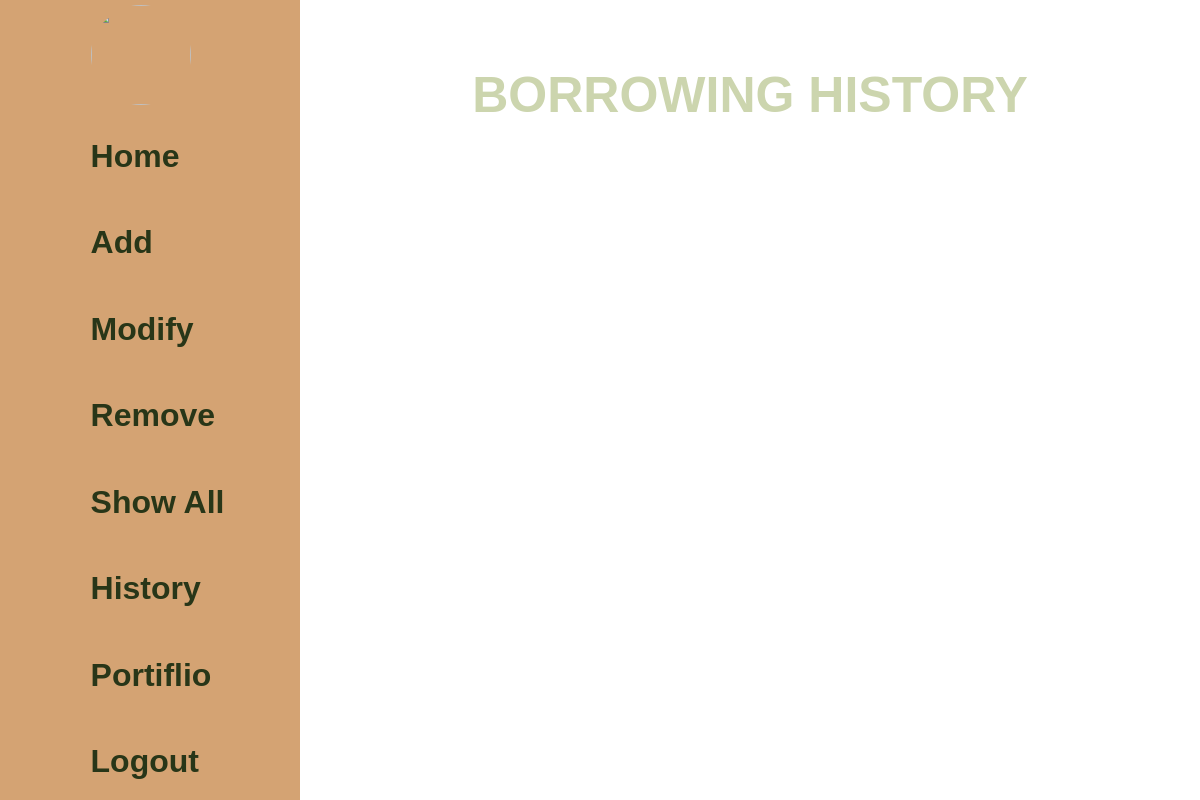
Page /libadmin/History/ on the earlier database version.
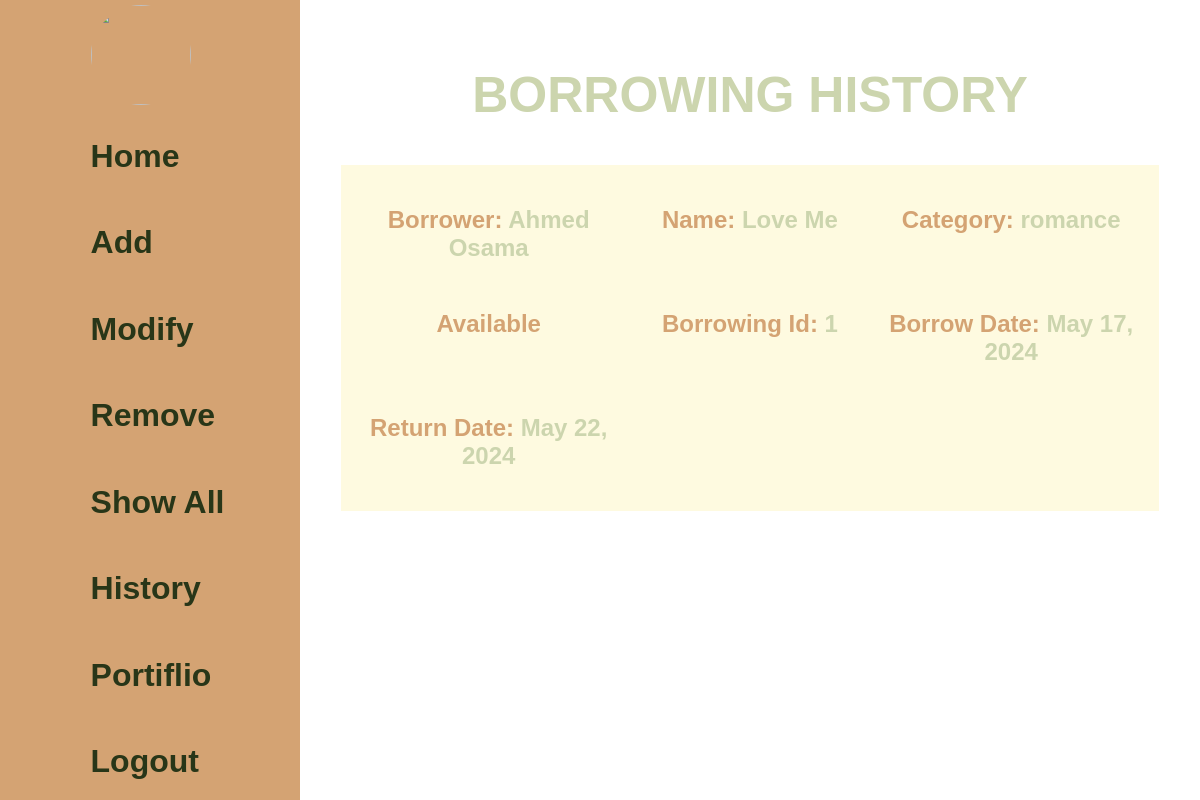
Same page on the later database version.
### Controlling/models.py (models this page shows, shortened)
class Client(models.Model):
    Id = models.PositiveIntegerField(primary_key=True)
    Name = models.CharField(max_length=30)
    Email = models.CharField(max_length=50)
    Phone = models.CharField(max_length=13)
    Username = models.CharField(max_length=30,unique=True)

class Book(models.Model):
    Id = models.PositiveIntegerField(primary_key=True)
    Title = models.CharField(max_length=50)
    Author = models.CharField(max_length=50)
    Category = models.CharField(max_length=50,null=True)
    Description = models.TextField()
    Available = models.BooleanField(default=False)
    Cover = models.ImageField(upload_to='static/Covers-%y-%m-%d')
    BorrowingNumber = models.IntegerField(default=0)

class Borrowing(models.Model):
    Id = models.PositiveIntegerField(primary_key=True)
    BorrowDate = models.DateField(default=now)
    ReturnDate = models.DateField(default=now)
    BookId = models.ForeignKey(Book,on_delete=models.CASCADE,default=1)
    ClientId = models.ForeignKey(Client,on_delete=models.CASCADE,default=1)

### AdminSide/views.py (the view)
# urls.py: path("History/" , views.History , name="AHistory"),
def History(request):
    data = Borrowing.objects.all()
    returneddata = []
    for i in range(0,Borrowing.objects.count()):
        obj = {}
        CId = data[i].ClientId.Id
        BId = data[i].BookId.Id
        obj['BorrowId'] = data[i].Id
        obj['BorrowDate'] = data[i].BorrowDate
        obj['ReturnDate'] = data[i].ReturnDate
        obj['BookName'] = Book.objects.get(Id = BId).Title
        obj['BookCategory'] = Book.objects.get(Id = BId).Category
        obj['BookAvailable'] = Book.objects.get(Id = BId).Available
        obj['ClientName'] = Client.objects.get(Id = CId).Name
        returneddata.append(obj)
    print(returneddata)
    context = {
        'Title':'History',
        'data':returneddata,
    }
    return render(request , 'admin/History.html',context)

### templates/admin/History.html (shortened to what this page needs)
<!DOCTYPE html>
<html lang="en">
<head>
    {% load static %}
    <link rel="stylesheet" href="{% static 'css/Main.css' %}">
</head>
<body>
    {% include 'admin/Navbar.html'%}
    <section class="History">
        <h1> Borrowing History </h1>
        {% for item in data %}
            <div>
                <h3>
                    Borrower: <Span> {{item.ClientName}} </Span>
                </h3>
                <h3>
                    Name: <Span> {{item.BookName}} </Span>
                </h3>
                <h3>
                    Category: <Span> {{item.BookCategory}} </Span>
                </h3>
                <h3>
                     Available
                </h3>
                <h3>
                    Borrowing Id: <Span> {{item.BorrowId}} </Span>
                </h3>
                <h3>
                    Borrow Date: <Span> {{item.BorrowDate}} </Span>
                </h3>
                <h3>
                    Return Date: <Span> {{item.ReturnDate}} </Span>
                </h3>
            </div>
        {% endfor %}
    </section>
</body>
</html>

Differences in the rows shown:
added Client: ClientName "Ahmed Osama"
now on this page (row edited): Book: BookName "Love Me", BookCategory "romance"
added Borrowing: BorrowDate "May 17, 2024", ReturnDate "May 22, 2024"
Other differences:
new list line: "Borrower: Name: Category: Available Borrowing Id: 1 Borrow Date: Return Date:"
